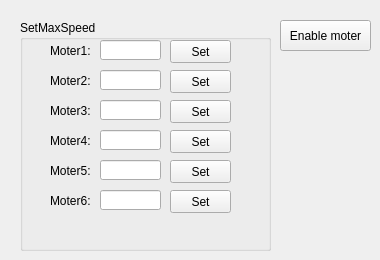
    <widget class="QWidget" name="tabSingle">
     <attribute name="title">
      <string>Motor</string>
     </attribute>
     <widget class="QPushButton" name="BtnEnable">
      <property name="geometry">
       <rect>
        <x>280</x>
        <y>20</y>
        <width>91</width>
        <height>31</height>
       </rect>
      </property>
      <property name="text">
       <string>Enable moter</string>
      </property>
     </widget>
     <widget class="QGroupBox" name="grpSetSpeed">
      <property name="geometry">
       <rect>
        <x>20</x>
        <y>20</y>
        <width>251</width>
        <height>231</height>
       </rect>
      </property>
      <property name="title">
       <string>SetMaxSpeed</string>
      </property>
      <widget class="QLabel" name="labMoter1SetSpeed">
       <property name="geometry">
        <rect>
         <x>30</x>
         <y>20</y>
         <width>41</width>
         <height>21</height>
        </rect>
       </property>
       <property name="text">
        <string>Moter1:</string>
       </property>
      </widget>
      <widget class="QLabel" name="labMoter3SetSpeed">
       <property name="geometry">
        <rect>
         <x>30</x>
         <y>80</y>
         <width>41</width>
         <height>21</height>
        </rect>
       </property>
       <property name="text">
        <string>Moter3:</string>
       </property>
      </widget>
      <widget class="QLabel" name="labMoter4SetSpeed">
       <property name="geometry">
        <rect>
         <x>30</x>
         <y>110</y>
         <width>41</width>
         <height>21</height>
        </rect>
       </property>
       <property name="text">
        <string>Moter4:</string>
       </property>
      </widget>
      <widget class="QLineEdit" name="edtMoter2SetSpeed">
       <property name="geometry">
        <rect>
         <x>80</x>
         <y>50</y>
         <width>61</width>
         <height>20</height>
        </rect>
       </property>
      </widget>
      <widget class="QLineEdit" name="edtMoter4SetSpeed">
       <property name="geometry">
        <rect>
         <x>80</x>
         <y>110</y>
         <width>61</width>
         <height>20</height>
        </rect>
       </property>
      </widget>
      <widget class="QLabel" name="labMoter2SetSpeed">
       <property name="geometry">
        <rect>
         <x>30</x>
         <y>50</y>
         <width>41</width>
         <height>21</height>
        </rect>
       </property>
       <property name="text">
        <string>Moter2:</string>
       </property>
      </widget>
      <widget class="QPushButton" name="btnMoter2SetSpeed">
       <property name="geometry">
        <rect>
         <x>150</x>
         <y>50</y>
         <width>61</width>
         <height>23</height>
        </rect>
       </property>
       <property name="text">
        <string>Set</string>
       </property>
      </widget>
      <widget class="QPushButton" name="btnMoter3SetSpeed">
       <property name="geometry">
        <rect>
         <x>150</x>
         <y>80</y>
         <width>61</width>
         <height>23</height>
        </rect>
       </property>
       <property name="text">
        <string>Set</string>
       </property>
      </widget>
      <widget class="QLineEdit" name="edtMoter1SetSpeed">
       <property name="geometry">
        <rect>
         <x>80</x>
         <y>20</y>
         <width>61</width>
         <height>20</height>
        </rect>
       </property>
      </widget>
      <widget class="QLabel" name="labMoter5SetSpeed">
       <property name="geometry">
        <rect>
         <x>30</x>
         <y>140</y>
         <width>41</width>
         <height>21</height>
        </rect>
       </property>
       <property name="text">
        <string>Moter5:</string>
       </property>
      </widget>
      <widget class="QLineEdit" name="edtMoter3SetSpeed">
       <property name="geometry">
        <rect>
         <x>80</x>
         <y>80</y>
         <width>61</width>
         <height>20</height>
        </rect>
       </property>
      </widget>
      <widget class="QLabel" name="labMoter6SetSpeed">
       <property name="geometry">
        <rect>
         <x>30</x>
         <y>170</y>
         <width>41</width>
         <height>21</height>
        </rect>
       </property>
       <property name="text">
        <string>Moter6:</string>
       </property>
      </widget>
      <widget class="QPushButton" name="btnMoter1SetSpeed">
       <property name="geometry">
        <rect>
         <x>150</x>
         <y>20</y>
         <width>61</width>
         <height>23</height>
        </rect>
       </property>
       <property name="text">
        <string>Set</string>
       </property>
      </widget>
      <widget class="QPushButton" name="btnMoter6SetSpeed">
       <property name="geometry">
        <rect>
         <x>150</x>
         <y>170</y>
         <width>61</width>
         <height>23</height>
        </rect>
       </property>
       <property name="text">
        <string>Set</string>
       </property>
      </widget>
      <widget class="QLineEdit" name="edtMoter5SetSpeed">
       <property name="geometry">
        <rect>
         <x>80</x>
         <y>140</y>
         <width>61</width>
         <height>20</height>
        </rect>
       </property>
      </widget>
      <widget class="QPushButton" name="btnMoter4SetSpeed">
       <property name="geometry">
        <rect>
         <x>150</x>
         <y>110</y>
         <width>61</width>
         <height>23</height>
        </rect>
       </property>
       <property name="text">
        <string>Set</string>
       </property>
      </widget>
      <widget class="QLineEdit" name="edtMoter6SetSpeed">
       <property name="geometry">
        <rect>
         <x>80</x>
         <y>170</y>
         <width>61</width>
         <height>20</height>
        </rect>
       </property>
      </widget>
      <widget class="QPushButton" name="btnMoter5SetSpeed">
       <property name="geometry">
        <rect>
         <x>150</x>
         <y>140</y>
         <width>61</width>
         <height>23</height>
        </rect>
       </property>
       <property name="text">
        <string>Set</string>
       </property>
      </widget>
     </widget>
    </widget>
